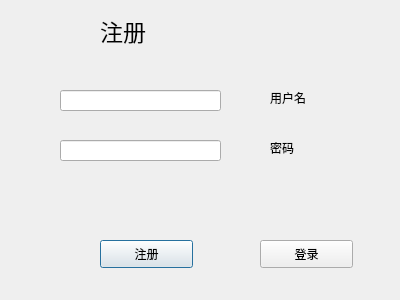
<?xml version="1.0" encoding="UTF-8"?>
<ui version="4.0">
 <class>Dialog</class>
 <widget class="QDialog" name="Dialog">
  <property name="geometry">
   <rect>
    <x>0</x>
    <y>0</y>
    <width>400</width>
    <height>300</height>
   </rect>
  </property>
  <property name="windowTitle">
   <string>Dialog</string>
  </property>
  <widget class="QPushButton" name="pushButton">
   <property name="geometry">
    <rect>
     <x>100</x>
     <y>240</y>
     <width>93</width>
     <height>28</height>
    </rect>
   </property>
   <property name="text">
    <string>注册</string>
   </property>
  </widget>
  <widget class="QLabel" name="label_2">
   <property name="geometry">
    <rect>
     <x>270</x>
     <y>90</y>
     <width>72</width>
     <height>15</height>
    </rect>
   </property>
   <property name="text">
    <string>用户名</string>
   </property>
  </widget>
  <widget class="QLabel" name="label">
   <property name="geometry">
    <rect>
     <x>100</x>
     <y>0</y>
     <width>71</width>
     <height>61</height>
    </rect>
   </property>
   <property name="font">
    <font>
     <pointsize>17</pointsize>
    </font>
   </property>
   <property name="text">
    <string>注册</string>
   </property>
  </widget>
  <widget class="QLabel" name="label_3">
   <property name="geometry">
    <rect>
     <x>270</x>
     <y>140</y>
     <width>72</width>
     <height>15</height>
    </rect>
   </property>
   <property name="text">
    <string>密码</string>
   </property>
  </widget>
  <widget class="QPushButton" name="pushButton_2">
   <property name="geometry">
    <rect>
     <x>260</x>
     <y>240</y>
     <width>93</width>
     <height>28</height>
    </rect>
   </property>
   <property name="text">
    <string>登录</string>
   </property>
  </widget>
  <widget class="QLineEdit" name="lineEdit_2">
   <property name="geometry">
    <rect>
     <x>60</x>
     <y>140</y>
     <width>161</width>
     <height>21</height>
    </rect>
   </property>
  </widget>
  <widget class="QLineEdit" name="lineEdit">
   <property name="geometry">
    <rect>
     <x>60</x>
     <y>90</y>
     <width>161</width>
     <height>21</height>
    </rect>
   </property>
  </widget>
 </widget>
 <resources/>
 <connections/>
</ui>
